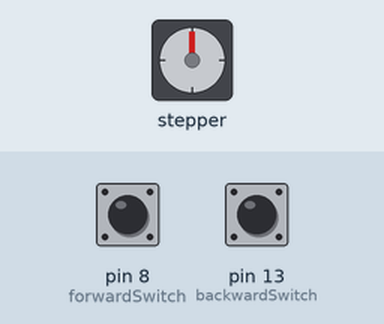
Simulated run of this program. Board: Arduino Uno, built with avr-gcc and run on an emulated ATmega328P. Parts: stepper motor. Wiring (inferred from the names in the program): stepper motor driver (200 steps per turn assumed): step pin 3; direction pin 2. The inputs (shaded band) are chosen by the test bench; at power-on: pin 8 (forwardSwitch) LOW, pin 13 (backwardSwitch) LOW.

Above: at 1.2 s.
1.3 s: pin 8 (forwardSwitch) pulled HIGH for 3.2 s
At 4.6 s:
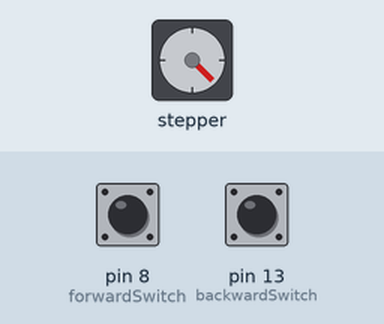
6.0 s: pin 8 (forwardSwitch) pulled HIGH for 0.15 s
At 7.1 s:
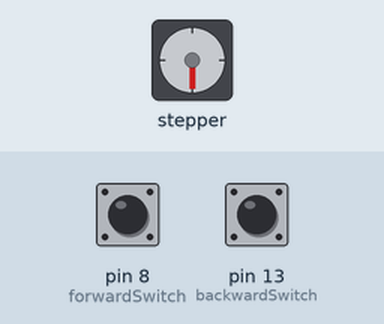
7.6 s: pin 8 (forwardSwitch) pulled HIGH for 1 s
At 8.3 s:
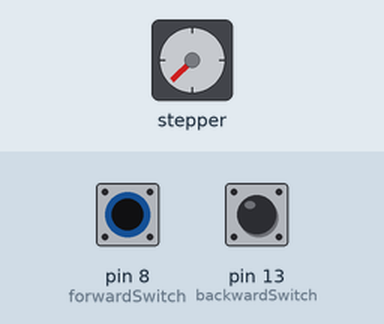
10.1 s: pin 8 (forwardSwitch) pulled HIGH for 0.15 s
At 11.4 s:
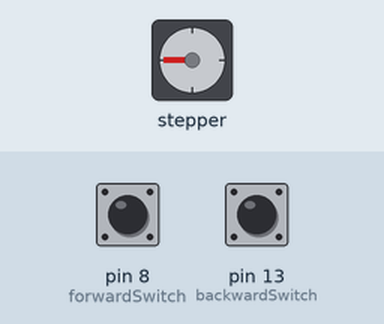
11.7 s: pin 8 (forwardSwitch) pulled HIGH for 0.15 s
At 12.6 s:
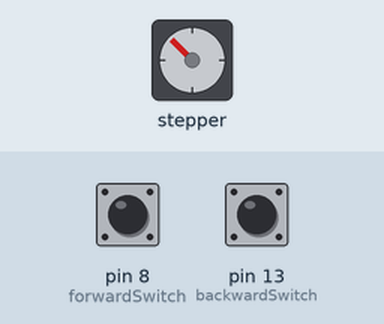
13.3 s: pin 13 (backwardSwitch) pulled HIGH for 0.15 s
At 13.8 s:
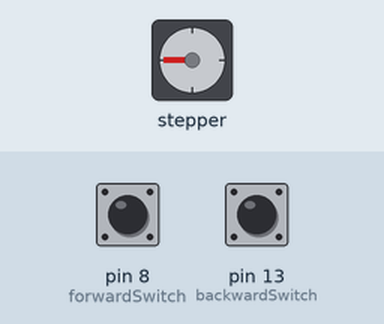
Timing chart, 0 to 15.9 s (numbered marks = the images above; inputs shaded):
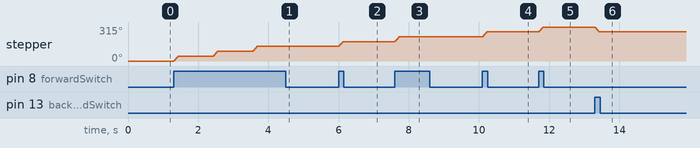

Measured:
- after the input at 1.3 s, stepper: turns 45° clockwise in 0.12 s, then 45° clockwise in 0.12 s, then 45° clockwise in 0.12 s
- after the input at 6.0 s, stepper: turns 45° clockwise in 0.12 s, starting at once
- after the input at 7.6 s, stepper: turns 45° clockwise in 0.12 s, starting at once
- after the input at 10.1 s, stepper: turns 45° clockwise in 0.12 s, starting at once
- after the input at 11.7 s, stepper: turns 45° clockwise in 0.12 s, starting at once
- after the input at 13.3 s, stepper: turns 45° counter-clockwise in 0.12 s, starting at once

The program:

main.cpp
```cpp
#include <Arduino.h>
/*
SanatBazar
Arduino Turorial Series
Author: Davood Dorostkar
Website: www.sanatbazar.com
*/

#define stepPin 3
#define directionPin 2
#define stepsPerRevolution 200
#define forwardSwitch 8
#define backwardSwitch 13

void stepperRun(int steps, int speedRpm)
{
  if (steps < 0)
  {
    digitalWrite(directionPin, LOW);
    steps = abs(steps);
  }
  else
    digitalWrite(directionPin, HIGH);
  long fullStepTime = 1000000 * 60 / (stepsPerRevolution * speedRpm); // in microseconds
  for (int i = 0; i < steps; i++)
  {
    digitalWrite(stepPin, HIGH);
    delayMicroseconds(fullStepTime / 2);
    digitalWrite(stepPin, LOW);
    delayMicroseconds(fullStepTime / 2);
  }
}

void setup()
{
  pinMode(stepPin, OUTPUT);
  pinMode(directionPin, OUTPUT);
}

void loop()
{
  bool isforward = digitalRead(forwardSwitch);
  bool isbackward = digitalRead(backwardSwitch);
  if (isforward)
  {
    stepperRun(stepsPerRevolution / 8, 60);
    delay(1000);
  }
  else if (isbackward)
  {
    stepperRun(-stepsPerRevolution / 8, 60);
    delay(1000);
  }
}
```
